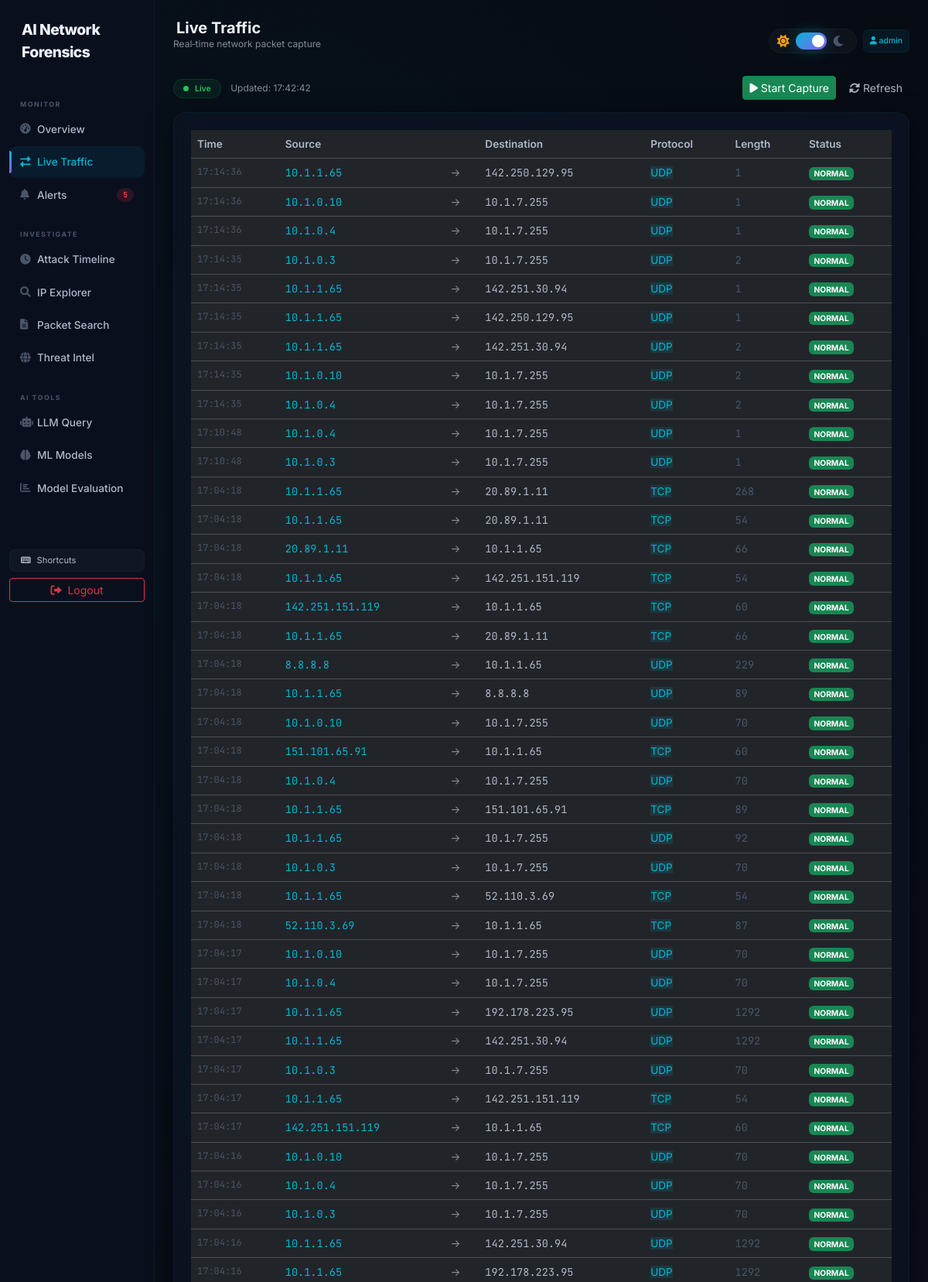
The app's page /live-traffic/ (signed in, upper part) with its own data.
### dashboard/models.py (models this page shows, shortened)
class NetworkEvent(models.Model):
    PROTOCOL_CHOICES = [
        ('TCP', 'TCP'),
        ('UDP', 'UDP'),
        ('ICMP', 'ICMP'),
        ('OTHER', 'OTHER'),
    ]
    timestamp = models.DateTimeField(default=timezone.now)
    src_ip = models.GenericIPAddressField()
    dst_ip = models.GenericIPAddressField()
    protocol = models.CharField(max_length=10, choices=PROTOCOL_CHOICES, default='OTHER')
    length = models.IntegerField()
    is_anomaly = models.BooleanField(default=False)
    attack_type = models.CharField(max_length=50, blank=True, null=True)

### dashboard/views.py (the view)
# urls.py: path('live-traffic/', views.live_traffic, name='live_traffic'),    #used for live traffic monitoring
@login_required
def live_traffic(request):
    events = NetworkEvent.objects.all().order_by('-timestamp')[:50]
    return render(request, 'dashboard/live_traffic.html', {
        'username': request.user.username,
        'events': events,
        'now': timezone.now(),
    })

### dashboard/templates/dashboard/live_traffic.html (shortened to what this page needs)
{% extends "dashboard/base.html" %}
{% block page_title %}Live Traffic{% endblock %}
{% block subtitle %}Real‑time network packet capture{% endblock %}
{% block content %}
<div class="d-flex flex-wrap justify-content-between align-items-center gap-2 mb-3">
    <div>
        <span class="live-badge"><span class="pulse-dot"></span> Live</span>
        <span class="text-muted ms-2" style="font-size: 0.75rem;">Updated: {{ now|date:"H:i:s" }}</span>
    </div>
    <div class="d-flex gap-2 flex-wrap">
        <a href="{% url 'start_capture' %}" class="btn btn-sm btn-success"><i class="fas fa-play"></i> Start Capture</a>
        <button id="refreshButton" class="btn btn-sm btn-refresh"><i class="fas fa-sync-alt"></i> Refresh</button>
    </div>
</div>
<div class="dash-card">
    <div style="max-height: 70vh; overflow-y: auto;">
        <table class="table table-forensic table-hover mb-0" style="font-size:0.85rem;">
            <thead>
                <tr>
                    <th style="font-weight:600;color:var(--text-secondary);">Time</th>
                    <th style="font-weight:600;color:var(--text-secondary);">Source</th>
                    <th></th>
                    <th style="font-weight:600;color:var(--text-secondary);">Destination</th>
                    <th style="font-weight:600;color:var(--text-secondary);">Protocol</th>
                    <th style="font-weight:600;color:var(--text-secondary);">Length</th>
                    <th style="font-weight:600;color:var(--text-secondary);">Status</th>
                </tr>
            </thead>
            <tbody>
                {% for event in events %}
                <tr>
                    <td style="font-family:var(--font-mono);font-size:0.75rem;color:var(--text-muted);">{{ event.timestamp|date:"H:i:s" }}</td>
                    <td style="font-family:var(--font-mono);color:var(--cyan);">{{ event.src_ip }}</td>
                    <td class="text-muted" style="color:var(--text-muted);">→</td>
                    <td style="font-family:var(--font-mono);color:var(--text-secondary);">{{ event.dst_ip }}</td>
                    <td><span class="proto-badge" style="background:rgba(6,182,212,0.12);color:var(--cyan);">{{ event.protocol }}</span></td>
                    <td style="font-family:var(--font-mono);color:var(--text-muted);">{{ event.length }}</td>
                    <td>
                        {% if event.is_anomaly %}
                            <span class="badge bg-danger"><i class="fas fa-exclamation-triangle me-1"></i>ATTACK</span>
                        {% else %}
                            <span class="badge bg-success">NORMAL</span>
                        {% endif %}
                    </td>
                </tr>
                {% empty %}
                <tr><td colspan="7" class="text-center text-muted py-4" style="font-size:0.85rem;">No traffic data available. Start Live Capture or upload a PCAP.</td></tr>
                {% endfor %}
            </tbody>
        </table>
    </div>
</div>
{% endblock %}

### dashboard/templates/dashboard/base.html (shortened to what this page needs)
{% load static %}
<!DOCTYPE html>
<html lang="en" data-bs-theme="dark">
<head>
    <link href="https://cdn.jsdelivr.net/npm/bootstrap@5.3.0/dist/css/bootstrap.min.css" rel="stylesheet">
    <link rel="stylesheet" href="https://cdnjs.cloudflare.com/ajax/libs/font-awesome/6.0.0/css/all.min.css">
</head>
<body>
    <div class="container-fluid p-0">
        <div class="row g-0">
            <div class="col-md-2 sidebar" id="mainSidebar">
                <div class="d-flex align-items-center mb-4 px-2">
                    <span class="brand">AI Network Forensics</span>
                </div>
                <div class="nav-section">Monitor</div>
                <nav class="nav flex-column">
                    <a class="nav-link {% if request.resolver_match.url_name == 'index' %}active{% endif %}" href="{% url 'index' %}"><i class="fas fa-tachometer-alt"></i> Overview</a>
                    <a class="nav-link {% if request.resolver_match.url_name == 'live_traffic' %}active{% endif %}" href="{% url 'live_traffic' %}"><i class="fas fa-exchange-alt"></i> Live Traffic</a>
                    <a class="nav-link {% if request.resolver_match.url_name == 'alerts_page' %}active{% endif %}" href="{% url 'alerts_page' %}">
                        <i class="fas fa-bell"></i> Alerts
                        <span class="nav-badge" id="sidebarAlertCount" style="display:none;">0</span>
                    </a>
                </nav>
                <div class="nav-section">Investigate</div>
                <nav class="nav flex-column">
                    <a class="nav-link {% if request.resolver_match.url_name == 'attack_timeline' %}active{% endif %}" href="{% url 'attack_timeline' %}"><i class="fas fa-clock"></i> Attack Timeline</a>
                    <a class="nav-link {% if request.resolver_match.url_name == 'ip_explorer' %}active{% endif %}" href="{% url 'ip_explorer' %}"><i class="fas fa-search"></i> IP Explorer</a>
                    <a class="nav-link {% if request.resolver_match.url_name == 'packet_search' %}active{% endif %}" href="{% url 'packet_search' %}"><i class="fas fa-file-alt"></i> Packet Search</a>
                    <a class="nav-link {% if request.resolver_match.url_name == 'threat_intel' %}active{% endif %}" href="{% url 'threat_intel' %}"><i class="fas fa-globe"></i> Threat Intel</a>
                </nav>
                <div class="nav-section">AI Tools</div>
                <nav class="nav flex-column">
                    <a class="nav-link {% if request.resolver_match.url_name == 'ai_assistant' %}active{% endif %}" href="{% url 'ai_assistant' %}"><i class="fas fa-robot"></i> LLM Query</a>
                    <a class="nav-link {% if request.resolver_match.url_name == 'ml_models' %}active{% endif %}" href="{% url 'ml_models' %}"><i class="fas fa-brain"></i> ML Models</a>
                    <a class="nav-link {% if request.resolver_match.url_name == 'evaluation' %}active{% endif %}" href="{% url 'evaluation' %}"><i class="fas fa-chart-bar"></i> Model Evaluation</a>
                </nav>
                <div class="mt-auto pt-4">
                    <hr style="border-color: rgba(255,255,255,0.04);">
                    <button class="btn-ghost w-100 mb-2 text-start" data-bs-toggle="modal" data-bs-target="#shortcutsModal" style="font-size:0.7rem;">
                        <i class="fas fa-keyboard me-2"></i>Shortcuts
                    </button>
                    <a href="{% url 'logout' %}" class="btn btn-outline-danger btn-sm w-100"><i class="fas fa-sign-out-alt me-2"></i>Logout</a>
                </div>
            </div>
            <div class="col-md-10 p-3 p-md-4 main-content">
                <div class="d-flex flex-wrap justify-content-between align-items-center gap-2 mb-3">
                    <div class="d-flex align-items-center gap-2">
                        <div>
                            <h5 class="fw-bold mb-0" style="color: var(--text-primary);">
                                {% block page_title %}Dashboard{% endblock %}
                            </h5>
                            <p class="text-muted" style="font-size: 0.75rem;">{% block subtitle %}{% endblock %}</p>
                        </div>
                    </div>
                    <div class="d-flex align-items-center gap-2 flex-wrap">
                        <div class="theme-toggle-wrapper">
                            <i class="fas fa-sun icon-sun"></i>
                            <label class="theme-switch">
                                <span class="theme-slider"></span>
                            </label>
                            <i class="fas fa-moon icon-moon"></i>
                        </div>
                        <span class="badge p-2 d-none d-sm-inline-block" style="background: rgba(6, 182, 212, 0.08); color: var(--cyan); border: 1px solid var(--border-soft); font-weight: 500; font-size: 0.65rem;">
                            <i class="fas fa-user"></i> {{ username }}
                        </span>
                    </div>
                </div>
                {% block content %}{% endblock %}
            </div>
        </div>
    </div>
</body>
</html>

### dashboard/templates/dashboard/base.html (style rules this page uses)
:root { --bg-body: #070b14; --bg-sidebar: #0a0f1e; --bg-card: rgba(13, 20, 38, 0.7); --bg-card-hover: rgba(20, 30, 55, 0.85); --text-primary: #f0f4ff; --text-secondary: #b0b8c8; --text-muted: #4a5568; --border-soft: rgba(6, 182, 212, 0.06); --border-glow: rgba(6, 182, 212, 0.2); --shadow-card: 0 8px 32px rgba(0, 0, 0, 0.5); --glass-blur: 18px; --cyan: #06b6d4; --red: #ef4444; --purple: #8b5cf6; --amber: #f59e0b; --green: #22c55e; --gradient-primary: linear-gradient(135deg, #06b6d4, #8b5cf6); --font-mono: 'JetBrains Mono', 'Fira Code', monospace; --font-sans: 'Inter', -apple-system, sans-serif; --input-bg: rgba(255,255,255,0.04); }
body { background-color: var(--bg-body); background-image: radial-gradient(circle at 15% 25%, rgba(6,182,212,0.05) 0%, transparent 50%), radial-gradient(circle at 85% 75%, rgba(139,92,246,0.05) 0%, transparent 50%); background-attachment: fixed; color: var(--text-primary); font-family: var(--font-sans); min-height: 100vh; transition: background-color 0.4s, color 0.4s; }
.sidebar { background: var(--bg-sidebar); border-right: 1px solid rgba(255,255,255,0.03); min-height: 100vh; padding: 24px 12px; transition: background 0.4s, left 0.3s; }
@media (min-width: 768px) { .sidebar { position: sticky; top: 0; height: 100vh; overflow-y: auto; } }
.sidebar .brand { color: var(--text-primary); font-weight: 800; font-size: 1.2rem; letter-spacing: -0.5px; }
.sidebar .nav-section { font-size: 0.55rem; text-transform: uppercase; letter-spacing: 1.5px; color: var(--text-muted); padding: 22px 14px 6px 14px; font-weight: 700; }
.sidebar .nav-link { color: var(--text-secondary); font-weight: 500; padding: 10px 14px; border-radius: 10px; margin-bottom: 2px; transition: all 0.2s ease; font-size: 0.85rem; position: relative; display: flex; align-items: center; }
.sidebar .nav-link i { width: 22px; color: var(--text-muted); font-size: 0.85rem; }
.sidebar .nav-link.active { background: rgba(6,182,212,0.08); color: var(--cyan); }
.sidebar .nav-link.active::before { content: ''; position: absolute; left: 0; top: 6px; bottom: 6px; width: 3px; background: var(--gradient-primary); border-radius: 0 3px 3px 0; }
.sidebar .nav-link.active i { color: var(--cyan); }
.sidebar .nav-badge { margin-left: auto; background: rgba(239,68,68,0.15); color: var(--red); font-size: 0.6rem; font-weight: 700; padding: 2px 8px; border-radius: 10px; font-family: var(--font-mono); }
.dash-card { background: var(--bg-card); backdrop-filter: blur(var(--glass-blur)); -webkit-backdrop-filter: blur(var(--glass-blur)); border: 1px solid var(--border-soft); border-radius: 16px; padding: 22px; box-shadow: var(--shadow-card); transition: border-color 0.3s; height: 100%; }
.btn-ghost { background: rgba(255,255,255,0.03); color: var(--text-secondary); border: 1px solid var(--border-soft); transition: all 0.2s; font-size: 0.75rem; padding: 5px 14px; border-radius: 8px; }
.theme-toggle-wrapper { display: flex; align-items: center; gap: 8px; background: rgba(255,255,255,0.03); padding: 4px 14px 4px 10px; border-radius: 30px; border: 1px solid var(--border-soft); transition: all 0.3s ease; }
.theme-toggle-wrapper .icon-sun { color: #f59e0b; font-size: 1rem; }
.theme-toggle-wrapper .icon-moon { color: var(--text-muted); font-size: 1rem; }
.theme-switch { position: relative; display: inline-block; width: 40px; height: 22px; flex-shrink: 0; }
.theme-slider { position: absolute; cursor: pointer; top: 0; left: 0; right: 0; bottom: 0; background: var(--text-muted); transition: .3s; border-radius: 34px; box-shadow: inset 0 2px 4px rgba(0,0,0,0.2); }
.theme-slider:before { content: ""; position: absolute; height: 16px; width: 16px; left: 3px; bottom: 3px; background: #ffffff; transition: .3s; border-radius: 50%; }
input:checked + .theme-slider { background: var(--gradient-primary); box-shadow: 0 0 20px rgba(6,182,212,0.3); }
input:checked + .theme-slider:before { transform: translateX(18px); }
.pulse-dot { display: inline-block; width: 7px; height: 7px; background: var(--green); border-radius: 50%; animation: pulse-dot 1.8s ease-in-out infinite; }
.live-badge { display: inline-flex; align-items: center; gap: 8px; background: rgba(34,197,94,0.08); border: 1px solid rgba(34,197,94,0.15); padding: 4px 12px; border-radius: 20px; font-size: 0.65rem; font-weight: 600; color: var(--green); }
.main-content { padding-bottom: 28px; }

### records on screen
NetworkEvent: timestamp "17:14:36", src_ip "10.1.1.65", dst_ip "142.250.129.95", protocol "UDP", length "1", is_anomaly "NORMAL"
NetworkEvent: timestamp "17:14:36", src_ip "10.1.0.10", dst_ip "10.1.7.255", protocol "UDP", length "1", is_anomaly "NORMAL"
NetworkEvent: timestamp "17:14:36", src_ip "10.1.0.4", dst_ip "10.1.7.255", protocol "UDP", length "1", is_anomaly "NORMAL"
NetworkEvent: timestamp "17:14:35", src_ip "10.1.0.3", dst_ip "10.1.7.255", protocol "UDP", length "2", is_anomaly "NORMAL"
NetworkEvent: timestamp "17:14:35", src_ip "10.1.1.65", dst_ip "142.251.30.94", protocol "UDP", length "1", is_anomaly "NORMAL"
NetworkEvent: timestamp "17:14:35", src_ip "10.1.1.65", dst_ip "142.250.129.95", protocol "UDP", length "1", is_anomaly "NORMAL"
NetworkEvent: timestamp "17:14:35", src_ip "10.1.1.65", dst_ip "142.251.30.94", protocol "UDP", length "2", is_anomaly "NORMAL"
NetworkEvent: timestamp "17:14:35", src_ip "10.1.0.10", dst_ip "10.1.7.255", protocol "UDP", length "2", is_anomaly "NORMAL"
NetworkEvent: timestamp "17:14:35", src_ip "10.1.0.4", dst_ip "10.1.7.255", protocol "UDP", length "2", is_anomaly "NORMAL"
NetworkEvent: timestamp "17:10:48", src_ip "10.1.0.4", dst_ip "10.1.7.255", protocol "UDP", length "1", is_anomaly "NORMAL"
NetworkEvent: timestamp "17:10:48", src_ip "10.1.0.3", dst_ip "10.1.7.255", protocol "UDP", length "1", is_anomaly "NORMAL"
NetworkEvent: timestamp "17:04:18", src_ip "10.1.1.65", dst_ip "20.89.1.11", protocol "TCP", length "268", is_anomaly "NORMAL"
NetworkEvent: timestamp "17:04:18", src_ip "10.1.1.65", dst_ip "20.89.1.11", protocol "TCP", length "54", is_anomaly "NORMAL"
NetworkEvent: timestamp "17:04:18", src_ip "20.89.1.11", dst_ip "10.1.1.65", protocol "TCP", length "66", is_anomaly "NORMAL"
NetworkEvent: timestamp "17:04:18", src_ip "10.1.1.65", dst_ip "142.251.151.119", protocol "TCP", length "54", is_anomaly "NORMAL"
NetworkEvent: timestamp "17:04:18", src_ip "142.251.151.119", dst_ip "10.1.1.65", protocol "TCP", length "60", is_anomaly "NORMAL"
NetworkEvent: timestamp "17:04:18", src_ip "10.1.1.65", dst_ip "20.89.1.11", protocol "TCP", length "66", is_anomaly "NORMAL"
NetworkEvent: timestamp "17:04:18", src_ip "8.8.8.8", dst_ip "10.1.1.65", protocol "UDP", length "229", is_anomaly "NORMAL"
NetworkEvent: timestamp "17:04:18", src_ip "10.1.1.65", dst_ip "8.8.8.8", protocol "UDP", length "89", is_anomaly "NORMAL"
NetworkEvent: timestamp "17:04:18", src_ip "10.1.0.10", dst_ip "10.1.7.255", protocol "UDP", length "70", is_anomaly "NORMAL"
NetworkEvent: timestamp "17:04:18", src_ip "151.101.65.91", dst_ip "10.1.1.65", protocol "TCP", length "60", is_anomaly "NORMAL"
NetworkEvent: timestamp "17:04:18", src_ip "10.1.0.4", dst_ip "10.1.7.255", protocol "UDP", length "70", is_anomaly "NORMAL"
NetworkEvent: timestamp "17:04:18", src_ip "10.1.1.65", dst_ip "151.101.65.91", protocol "TCP", length "89", is_anomaly "NORMAL"
NetworkEvent: timestamp "17:04:18", src_ip "10.1.1.65", dst_ip "10.1.7.255", protocol "UDP", length "92", is_anomaly "NORMAL"
NetworkEvent: timestamp "17:04:18", src_ip "10.1.0.3", dst_ip "10.1.7.255", protocol "UDP", length "70", is_anomaly "NORMAL"
NetworkEvent: timestamp "17:04:18", src_ip "10.1.1.65", dst_ip "52.110.3.69", protocol "TCP", length "54", is_anomaly "NORMAL"
NetworkEvent: timestamp "17:04:18", src_ip "52.110.3.69", dst_ip "10.1.1.65", protocol "TCP", length "87", is_anomaly "NORMAL"
NetworkEvent: timestamp "17:04:17", src_ip "10.1.0.10", dst_ip "10.1.7.255", protocol "UDP", length "70", is_anomaly "NORMAL"
NetworkEvent: timestamp "17:04:17", src_ip "10.1.0.4", dst_ip "10.1.7.255", protocol "UDP", length "70", is_anomaly "NORMAL"
NetworkEvent: timestamp "17:04:17", src_ip "10.1.1.65", dst_ip "192.178.223.95", protocol "UDP", length "1292", is_anomaly "NORMAL"
NetworkEvent: timestamp "17:04:17", src_ip "10.1.1.65", dst_ip "142.251.30.94", protocol "UDP", length "1292", is_anomaly "NORMAL"
NetworkEvent: timestamp "17:04:17", src_ip "10.1.0.3", dst_ip "10.1.7.255", protocol "UDP", length "70", is_anomaly "NORMAL"
NetworkEvent: timestamp "17:04:17", src_ip "10.1.1.65", dst_ip "142.251.151.119", protocol "TCP", length "54", is_anomaly "NORMAL"
NetworkEvent: timestamp "17:04:17", src_ip "142.251.151.119", dst_ip "10.1.1.65", protocol "TCP", length "60", is_anomaly "NORMAL"
NetworkEvent: timestamp "17:04:16", src_ip "10.1.0.10", dst_ip "10.1.7.255", protocol "UDP", length "70", is_anomaly "NORMAL"
NetworkEvent: timestamp "17:04:16", src_ip "10.1.0.4", dst_ip "10.1.7.255", protocol "UDP", length "70", is_anomaly "NORMAL"
NetworkEvent: timestamp "17:04:16", src_ip "10.1.0.3", dst_ip "10.1.7.255", protocol "UDP", length "70", is_anomaly "NORMAL"
NetworkEvent: timestamp "17:04:16", src_ip "10.1.1.65", dst_ip "142.251.30.94", protocol "UDP", length "1292", is_anomaly "NORMAL"
NetworkEvent: timestamp "17:04:16", src_ip "10.1.1.65", dst_ip "192.178.223.95", protocol "UDP", length "1292", is_anomaly "NORMAL"

### other values on screen
{{ username }} "admin"
